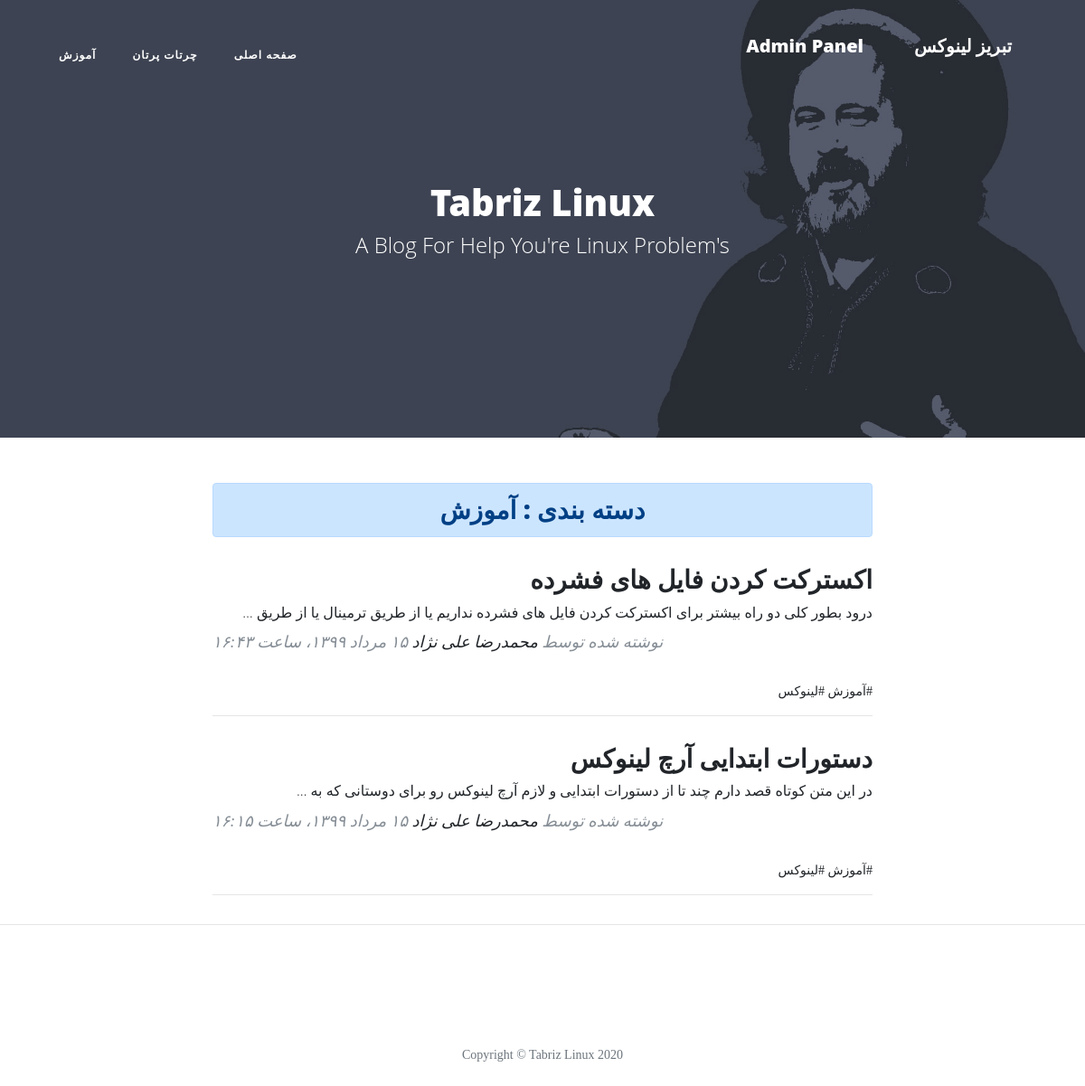
Page /category/Amozesh on the earlier database version.
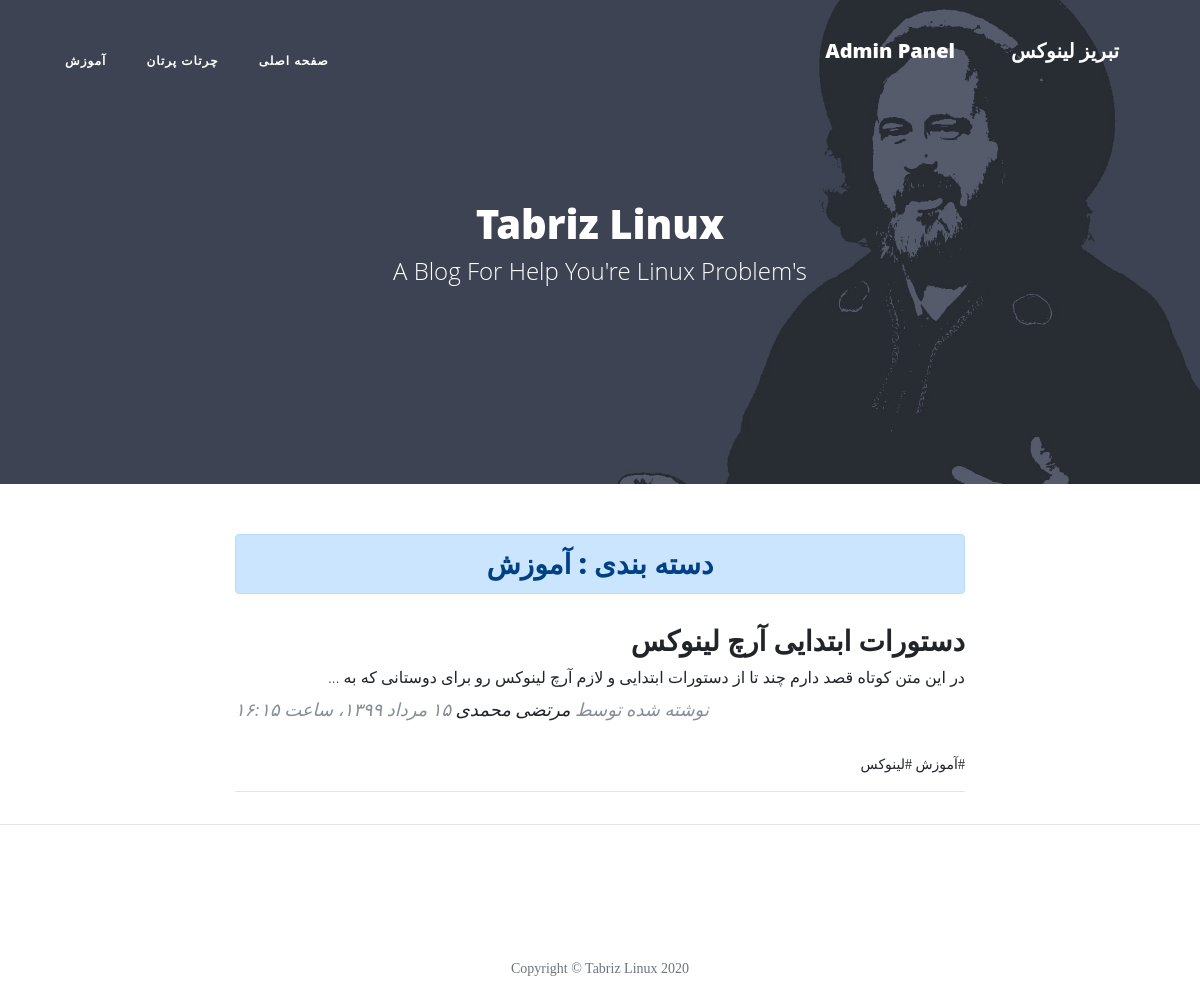
Same page on the later database version.
### blog/models.py (models this page shows, shortened)
class Category(models.Model):
    parent   = models.ForeignKey('self', default=None, null=True, blank=True, on_delete=models.SET_NULL, related_name='children', verbose_name="زیردسته")
    title    = models.CharField(max_length=30, verbose_name="عنوان دسته‌بندی")
    slug     = models.SlugField(max_length=100, unique=True, verbose_name="آدرس دسته‌بندی")
    status   = models.BooleanField(default=True, verbose_name="آیا نمایش داده شود؟")
    position = models.IntegerField(verbose_name="پوزیشن")
    class Meta:
        verbose_name = "دسته‌بندی"
        verbose_name_plural = "دسته‌بندی‌ها"
        ordering = ['parent__id','position']
    objects = CategoryManager()

class Article(models.Model):
    STATUS_CHOICE = (
        ('P','منتشر‌شده'),
        ('D','پیش‌نویس'),
        ('I','در‌حال بررسی'),
        ('B','رد‌شده'),
    )
    author       = models.ForeignKey(User , null=True, on_delete=models.SET_NULL, related_name='articles', verbose_name="نویسنده")
    title        = models.CharField(max_length=30,verbose_name="عنوان مقاله")
    slug         = models.SlugField(max_length=100, unique=True, verbose_name="آدرس مقاله")
    category     = models.ManyToManyField(Category, verbose_name="دسته‌بندی", related_name="articles")
    description  = models.TextField(verbose_name="محتوای مقاله")
    thumbnail    = models.ImageField(upload_to="images",verbose_name="تصویر مقاله")
    publish      = models.DateTimeField(default=timezone.now, verbose_name="تاریخ انتشار")
    created      = models.DateTimeField(auto_now_add=True)
    updated      = models.DateTimeField(auto_now=True)
    is_special   = models.BooleanField(default=False, verbose_name="مقاله ویژه")
    status       = models.CharField(max_length=1, choices=STATUS_CHOICE, verbose_name="وضعیت")
    class Meta:
        verbose_name = "مقاله"
        verbose_name_plural = "مقالات"
        ordering = ['-publish']
    def jpublish(self):
        return jalali_convertor(self.publish)
    jpublish.short_description = "تاریخ انتشار"
    def thumbnail_tag(self):
        return format_html("<img width=100 height=50 style='border-radius: 3px;' src='{}'>".format(self.thumbnail.url))
    thumbnail_tag.short_description = "تصویر مقاله"
    def category_to_str(self):
        return "، ".join([category.title for category in self.category.active()])
    category_to_str.short_description = "دسته‌بندی"
    objects = ArticleManager()

### account/models.py (models this page shows)
class User(AbstractUser):
    is_author    = models.BooleanField(default=False, verbose_name="وضعیت نویسندگی")
    special_user = models.DateTimeField(default=timezone.now, verbose_name="کاربر ویژه تا")
    def is_special_user(self):
        if self.special_user > timezone.now():
            return True
        else:
            return False
    is_special_user.boolean = True
    is_special_user.short_description = "وضعیت کاربر ویژه"

### blog/views.py (the view)
# urls.py: path('category/<slug:slug>', CategoryList.as_view(), name="category"),
class CategoryList(ListView):
    paginate_by = 5
    template_name = 'blog/category_list.html'
    def get_queryset(self):
        global category
        slug = self.kwargs.get('slug')
        category = get_object_or_404(Category.objects.active(), slug=slug)
        return category.articles.published()
    def get_context_data(self, **kwargs):
        context = super().get_context_data(**kwargs)
        context['category'] = category
        return context

### blog/models.py (called while the page is built)
    def published(self):
        return self.filter(status="P")

    def active(self):
        return self.filter(status=True)

### blog/templatetags/base_tags.py (called while the page is built)
@register.simple_tag
def title(data="تبریز لینوکس"):
    return data

@register.inclusion_tag("blog/partials/category_navbar.html")
def category_navbar():
    return{
        "category": Category.objects.filter(status=True)
    }

### extensions/jalali.py (called while the page is built)
    def persian_tuple(self):
        return self.persian_year, self.persian_month, self.persian_day

### extensions/utils.py (called while the page is built)
def persian_numbers_converter(mystr):
    numbers = {
        "0":"۰",
        "1":"۱",
        "2":"۲",
        "3":"۳",
        "4":"۴",
        "5":"۵",
        "6":"۶",
        "7":"۷",
        "8":"۸",
        "9":"۹",
    }
    for English_Numbers, Persian_Numbers in numbers.items():
        mystr = mystr.replace(English_Numbers,Persian_Numbers)
    return mystr

def jalali_convertor(time):
    jmonths = ["فروردین","اردیبهشت","خرداد","تیر","مرداد","شهریور","مهر","آبان","آذر","دی","بهمن","اسفند"]
    time = timezone.localtime(time)
    time_to_str = "{},{},{}".format(time.year, time.month, time.day)
    time_to_tuple = jalali.Gregorian(time_to_str).persian_tuple()
    time_to_list = list(time_to_tuple)
    for index, month in enumerate(jmonths):
        if time_to_list[1] == index + 1:
            time_to_list[1] = month
            break
    output = "{} {} {}، ساعت {}:{}".format(
        time_to_list[2],
        time_to_list[1],
        time_to_list[0],
        time.hour,
        time.minute
    )
    return persian_numbers_converter(output)

### templates/blog/category_list.html (shortened to what this page needs)
{% extends 'blog/list.html' %}
{% block header %}
    <h3 class="alert alert-primary text-center">دسته بندی : {{category.title}}</h3>
{% endblock %}

### templates/blog/list.html (shortened to what this page needs)
{% extends 'blog/base.html' %}
{% load static %}
{% block main %}
  <header class="masthead" style="background-image: url('{% static "blog/img/header.jpg" %}')">
    <div class="overlay"></div>
    <div class="container">
      <div class="row">
        <div class="col-lg-8 col-md-10 mx-auto">
          <div class="site-heading">
            <h1>Tabriz Linux</h1>
            <span class="subheading">A Blog For Help You're Linux Problem's </span>
          </div>
        </div>
      </div>
    </div>
  </header>
  <div class="container">
    <div class="row">
      <div class="col-lg-8 col-md-10 mx-auto">
        {% block header %}{% endblock %}
        {% for article in object_list %}
          <div class="post-preview">
          <a href="{% url 'blog:detail' article.slug %}">
            <h2 class="post-title">
              {{article.title}}
            </h2>
            <h3 class="post-subtitle">
              {{article.description|striptags|truncatewords:20}}
            </h3>
          </a>
          <p class="post-meta">نوشته شده توسط
            <a href="{% url 'blog:author' article.author %}">{{article.author.get_full_name}}</a>
            {{article.jpublish}}</p>
          <div>
            {% for cat in article.category.active %}
              <a href="{% url 'blog:category' cat.slug %}">#{{cat.title}}</a>
            {% endfor %}
          </div>
        </div>
        <hr>
        {% endfor %}
      </div>
    </div>
  </div>
{% endblock %}

### templates/blog/base.html (shortened to what this page needs)
{% load static %}
{% load base_tags %}
<!DOCTYPE html>
<html lang="en">
<head>
  <link href="{% static '/blog/vendor/bootstrap/css/bootstrap.min.css' %}" rel="stylesheet">
  <link href="{% static '/blog/vendor/fontawesome-free/css/all.min.css' %}" rel="stylesheet" type="text/css">
  <link href="{% static '/blog/css/clean-blog.min.css' %}" rel="stylesheet">
  <link href="{% static '/blog/css/rtl.css' %}" rel="stylesheet">
</head>
<body>
  <link rel="stylesheet" href="https://cdnjs.cloudflare.com/ajax/libs/font-awesome/4.7.0/css/font-awesome.min.css">
  <nav class="navbar navbar-expand-lg navbar-light fixed-top" id="mainNav">
    <div class="container">
      <a class="navbar-brand" href="{% url 'blog:home' %}">{% title %}</a>
      <a class="navbar-brand" href="http://127.0.0.1:8000/admin/">Admin Panel</a>
      {% category_navbar %}
    </div>
  </nav>
 {% block main %}
 {% endblock %}
  <hr>
  <footer>
    <div class="container">
      <div class="row">
        <div class="col-lg-8 col-md-10 mx-auto">
          <ul class="list-inline text-center">
            <li class="list-inline-item">
              <a href="#">
                <span class="fa-stack fa-lg">
                  <i class="fas fa-circle fa-stack-2x"></i>
                  <i class="fab fa-twitter fa-stack-1x fa-inverse"></i>
                </span>
              </a>
            </li>
            <li class="list-inline-item">
              <a href="#">
                <span class="fa-stack fa-lg">
                  <i class="fas fa-circle fa-stack-2x"></i>
                  <i class="fab fa-facebook-f fa-stack-1x fa-inverse"></i>
                </span>
              </a>
            </li>
            <li class="list-inline-item">
              <a href="#">
                <span class="fa-stack fa-lg">
                  <i class="fas fa-circle fa-stack-2x"></i>
                  <i class="fab fa-github fa-stack-1x fa-inverse"></i>
                </span>
              </a>
            </li>
          </ul>
          <p class="copyright text-muted">Copyright &copy; Tabriz Linux 2020 </p>
        </div>
      </div>
    </div>
  </footer>
</body>
</html>

### templates/blog/partials/category_navbar.html (shortened to what this page needs)
<div class="collapse navbar-collapse nav" id="navbarResponsive">
  <ul class="navbar-nav ml-auto">
    <li class="nav-item">
      <a class="nav-link" href="{% url 'blog:home' %}">صفحه اصلی</a>
    </li>
    {% for cat in category %}
      {% if cat.parent == None %}
        <li class="nav-item">
          <a class="nav-link" href="{% url 'blog:category' cat.slug %}">{{cat.title}}</a>
        </li>
      {% endif %}
    {% endfor %}
  </ul>
</div>

### static/blog/css/rtl.css (style rules this page uses)
body { direction: rtl; text-align: right; font-family: "Sahel"; font-size: 14px; }
.navbar-nav { margin-left: initial !important; margin-right: auto; }
.post-meta { text-align: left; }
header.masthead .site-heading h1 { font-size: 40px; }
.post-title { font-size: 28px !important; }
.post-subtitle { font-size: 16px; }
.nav ul { padding-right: 0; }
.nav ul li { border-bottom: none; height: 86px; line-height: 86px; font-size: 14px; display: inline-block; float:left; margin: 0 auto; }
.nav ul li a { text-decoration: none; color:#000000; display: block; transition: .3s background-color; padding:0 24px; }
.nav a { border-bottom:none; }

Differences in the rows shown:
no longer on this page (row edited): Article: title "اکسترکت کردن فایل های فشرده", description "درود بطور کلی دو راه بیشتر برای اکسترکت کردن فایل های فشرده نداریم یا از طریق ترمینال یا از طریق …", author.get_full_name "محمدرضا علی نژاد", jpublish "۱۵ مرداد ۱۳۹۹، ساعت ۱۶:۴۳", Category (title "آموزش"), Category (title "لینوکس")
changed Article "دستورات ابتدایی آرچ لینوکس": author.get_full_name "محمدرضا علی نژاد" → "مرتضی محمدی"
